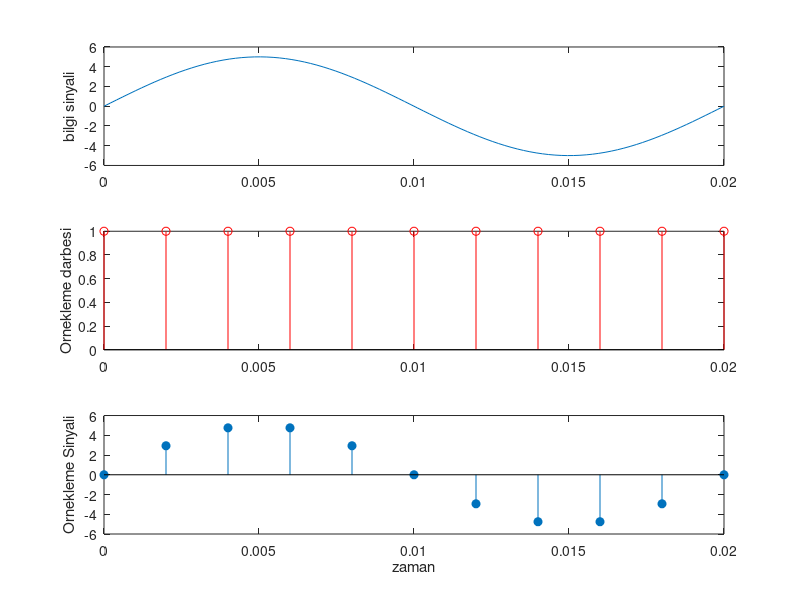

The MATLAB source for this figure:
% sayisal sinyal ornegi
fm= 50; T= 1/fm; t= linspace(0,T);
u1= 5*sin(2*pi*fm*t);
subplot(311);plot(t,u1);
ylabel('bilgi sinyali')

t2= 0:1/(10*fm):T; % fm katsayısını değiştirerek örnekleme sayısını değiştirebiliriz
x = length(t2);
or= ones(1,x);
subplot(312);
stem(t2,or,'r');
ylabel('Ornekleme darbesi')

t3= 0:1/(10*fm):T; % fm katsayısını değiştirerek örneklemelerin sinyaldeki sayısını değiştirebiliriz
u2= 5*sin(2*pi*fm*t3);
subplot(313);
stem(t3,u2,'filled');
ylabel('Ornekleme Sinyali');
xlabel('zaman')
